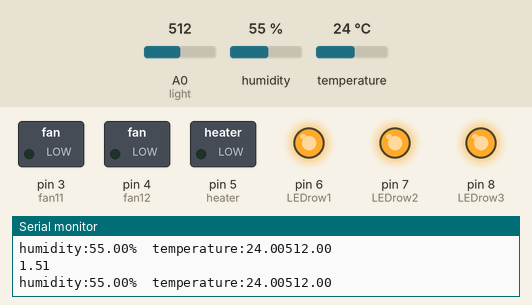
A sketch run on a simulated Arduino Uno, built with avr-gcc and run on an emulated ATmega328P. On the bench: switched loads named in the sketch (green lamp = pin HIGH), output pins drawn as LEDs (lit = HIGH), the last lines printed to the serial monitor. Inputs (shaded band) come from the test bench; at power-on: A0 (light) = 512, temperature 24 °C, humidity 55 %.

Above: at 1.2 s.
1.3 s: A0 (light) set to 54
7.4 s: A0 (light) set to 46
At 8.6 s:
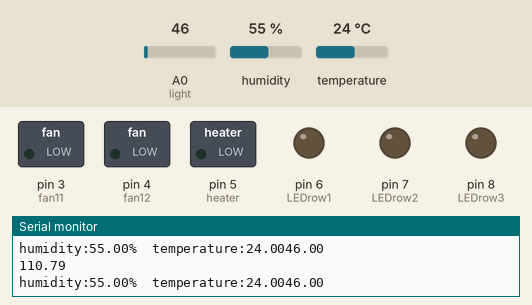
8.9 s: temperature set to 15.4 °C
15.0 s: temperature set to 14.1 °C
At 17.5 s:
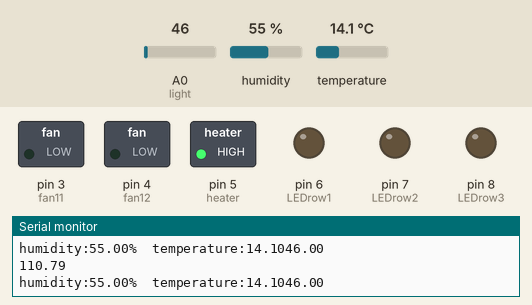
17.9 s: A0 (light) set to 72
24.0 s: A0 (light) set to 85
At 24.8 s:
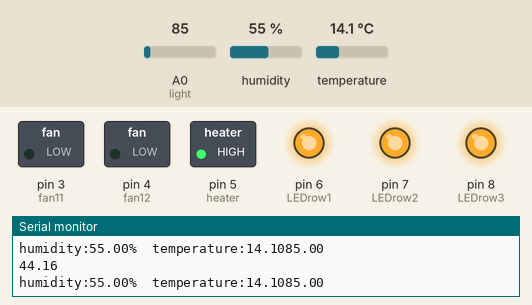
Timing chart, 0 to 26.5 s (numbered marks = the images above; inputs shaded):
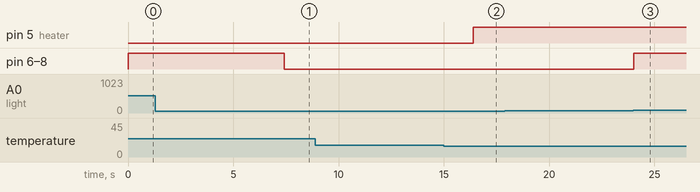

The sketch:

Hydroponics_Code.ino
```cpp
#include "DHT.h"
#define DHTPIN 2

#define DHTTYPE DHT22

DHT dht(DHTPIN,DHTTYPE);

int fan11 = 3;
int fan12 = 4;
int heater = 5;
int LEDrow1=6;
int LEDrow2=7;
int LEDrow3=8;
void ht(){
float h = dht.readHumidity();
float t= dht.readTemperature();

if (isnan(h) || isnan(t)){
  Serial.println("failed to read from DHT sensor!");
  return;
}

Serial.print("humidity:");
Serial.print(h);
Serial.print("%\t");
Serial.print("temperature:");
Serial.print(t);
if(t>25){
  digitalWrite(heater,LOW);
  digitalWrite(fan11,HIGH);
  digitalWrite(fan12,LOW);
}


  else if(t<15){
 digitalWrite(heater,HIGH);
 digitalWrite(fan11,LOW);
 digitalWrite(fan12,LOW);
  }
}


void light(){

float ldrdata=analogRead(A0);
Serial.println(ldrdata);
float resistorVolt=(1024-ldrdata)/1024.0*5.0;
float ldrVolt=5.0-resistorVolt;
float ldrResistance= ldrVolt/resistorVolt*5000.0;
float lux = (12518931)*(pow(ldrResistance,-1.405));
float photons= lux*0.019;
Serial.println(photons);
//delay(1000);

if(photons<50){
  digitalWrite(LEDrow1,HIGH);
  digitalWrite(LEDrow2,HIGH);
  digitalWrite(LEDrow3,HIGH);

}
else if(photons>100){
  digitalWrite(LEDrow1,LOW);
  digitalWrite(LEDrow2,LOW);
  digitalWrite(LEDrow3,LOW);

}}

void setup() {
  // put your setup code here, to run once:
Serial.begin(9600);
Serial.println("DHTxx test");
pinMode(fan11,OUTPUT);
pinMode(fan12,OUTPUT);
pinMode(LEDrow1,OUTPUT);
pinMode(LEDrow2,OUTPUT);
pinMode(LEDrow3,OUTPUT);
pinMode(heater,OUTPUT);
dht.begin();
}
void loop() {

ht();
light();

  // put your main code here, to run repeatedly:

}
```

Measured:
- the behaviour switches between 50 and 49 on A0 (light) (found by bisection; images 0 and 1)
- the behaviour switches between 15 and 14.9 °C on temperature (found by bisection; images 1 and 2)
- the behaviour switches between 78 and 79 on A0 (light) (found by bisection; images 2 and 3)
- after the input at 7.4 s, pin 6 (LEDrow1), pin 7 (LEDrow2), pin 8 (LEDrow3): HIGH → LOW at once
- after the input at 15.0 s, pin 5 (heater): LOW → HIGH after 1.4 s
- after the input at 24.0 s, pin 6 (LEDrow1), pin 7 (LEDrow2), pin 8 (LEDrow3): LOW → HIGH at once
